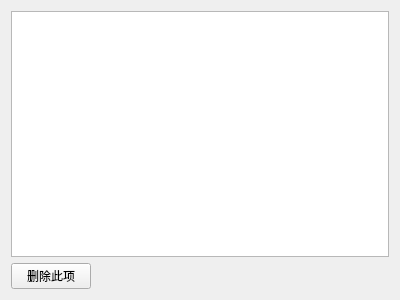
<?xml version="1.0" encoding="UTF-8"?>
<ui version="4.0">
 <class>textWidget</class>
 <widget class="QWidget" name="textWidget">
  <property name="geometry">
   <rect>
    <x>0</x>
    <y>0</y>
    <width>400</width>
    <height>300</height>
   </rect>
  </property>
  <property name="windowTitle">
   <string>详情</string>
  </property>
  <layout class="QGridLayout" name="gridLayout">
   <item row="0" column="0" colspan="2">
    <widget class="QTextBrowser" name="textBrowser">
     <property name="focusPolicy">
      <enum>Qt::WheelFocus</enum>
     </property>
    </widget>
   </item>
   <item row="1" column="0">
    <widget class="QPushButton" name="pushButton">
     <property name="text">
      <string>删除此项</string>
     </property>
    </widget>
   </item>
   <item row="1" column="1">
    <spacer name="horizontalSpacer">
     <property name="orientation">
      <enum>Qt::Horizontal</enum>
     </property>
     <property name="sizeHint" stdset="0">
      <size>
       <width>293</width>
       <height>20</height>
      </size>
     </property>
    </spacer>
   </item>
  </layout>
 </widget>
 <resources/>
 <connections/>
</ui>
